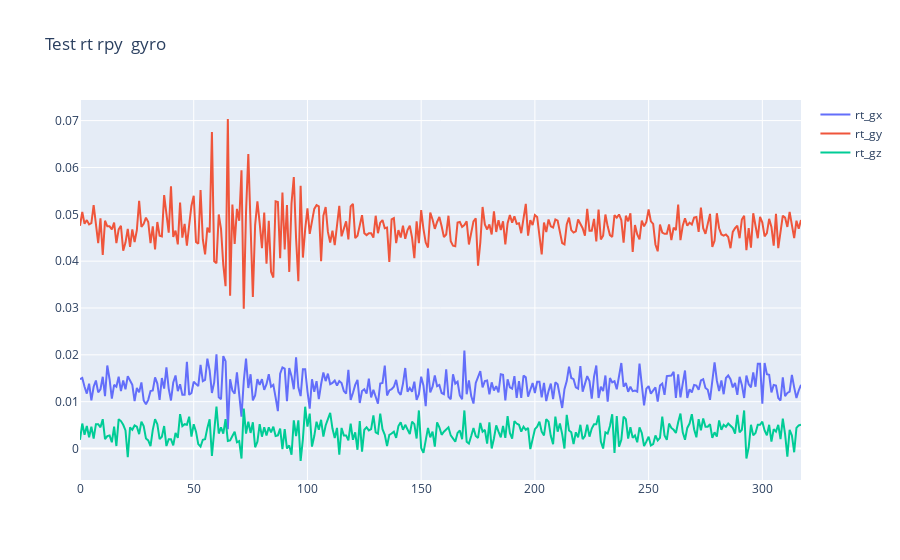
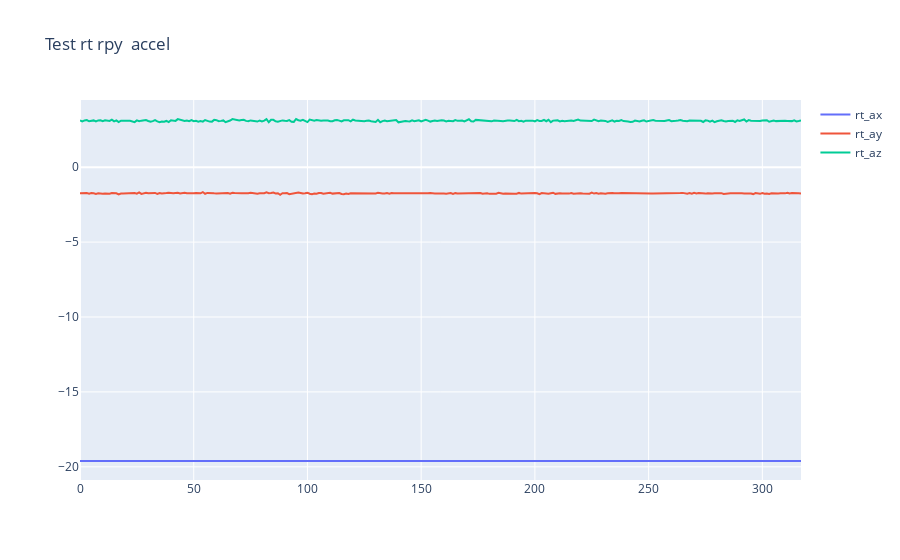
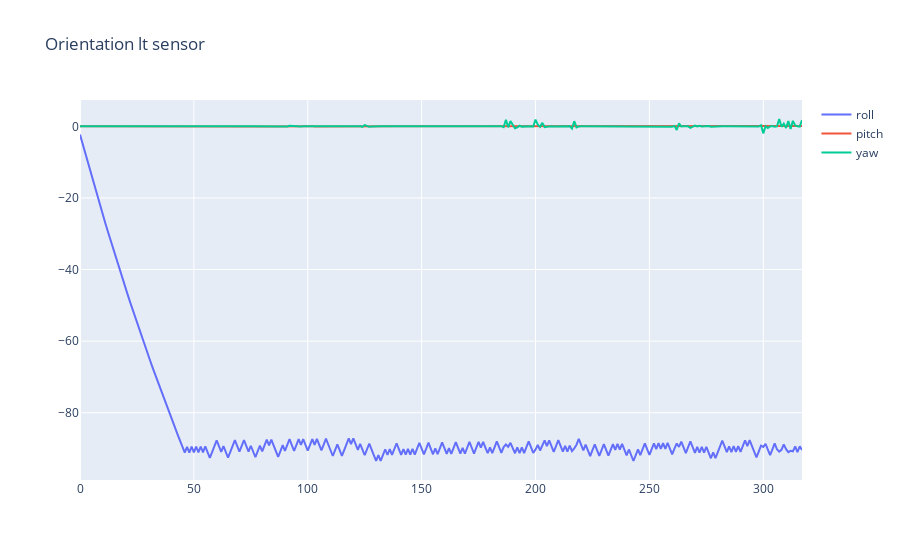

Notebook code cell kept with these figures, in order:
### Code cell
name = 'test'
сalibration_set= read_csv_file(f'calibration/30_calibration.csv')

сalibration_file = read_csv_file(f"D:/Thesis/test/20_ltzzz.csv")
filenames = next(walk(f'D:/Thesis/{name}/'), (None, None, []))[2]  # [] if no file
filenames[0]
for i in range(len(filenames)):
    filename = f"D:/Thesis/{name}/{filenames[i]}"
    print(filename)
    IMU_set = read_csv_file(filename)
    orientation_bt, orientation_bb, orientation_lt, orientation_lb, orientation_rt, orientation_rb = all_calibrate(IMU_set)
    ready_dataset = pd.concat([orientation_bt, orientation_bb, orientation_lt, orientation_lb, orientation_rt, orientation_rb],axis = 1)    
    #     print(ready_dataset)
    ready_dataset.to_csv(f"D:\Thesis\dataset\lifting_orientation_{i}_0.csv", sep=",")

### Figure 1 — Plotly figure (JSON) as saved in the notebook; plotly's stock layout.template omitted (floating-point values rounded to 4 significant figures; data arrays with more than 128 entries replaced by an {"elided": "..."} marker saying what was removed)
{"data": [{"name": "rt_gx", "type": "scatter", "x": {"elided": "318 int values"}, "y": {"elided": "318 float values"}}, {"name": "rt_gy", "type": "scatter", "x": {"elided": "318 int values"}, "y": {"elided": "318 float values"}}, {"name": "rt_gz", "type": "scatter", "x": {"elided": "318 int values"}, "y": {"elided": "318 float values"}}], "layout": {"title": {"text": "Test rt rpy  gyro"}}}

### Figure 2 — Plotly figure (JSON) as saved in the notebook; plotly's stock layout.template omitted (floating-point values rounded to 4 significant figures; data arrays with more than 128 entries replaced by an {"elided": "..."} marker saying what was removed)
{"data": [{"name": "rt_ax", "type": "scatter", "x": {"elided": "318 int values"}, "y": {"elided": "318 float values"}}, {"name": "rt_ay", "type": "scatter", "x": {"elided": "318 int values"}, "y": {"elided": "318 float values"}}, {"name": "rt_az", "type": "scatter", "x": {"elided": "318 int values"}, "y": {"elided": "318 float values"}}], "layout": {"title": {"text": "Test rt rpy  accel"}}}

### Figure 3 — Plotly figure (JSON) as saved in the notebook; plotly's stock layout.template omitted (floating-point values rounded to 4 significant figures; data arrays with more than 128 entries replaced by an {"elided": "..."} marker saying what was removed)
{"data": [{"name": "roll", "type": "scatter", "x": {"elided": "318 int values"}, "y": {"elided": "318 float values"}}, {"name": "pitch", "type": "scatter", "x": {"elided": "318 int values"}, "y": {"elided": "318 float values"}}, {"name": "yaw", "type": "scatter", "x": {"elided": "318 int values"}, "y": {"elided": "318 float values"}}], "layout": {"title": {"text": "Orientation lt sensor"}}}
